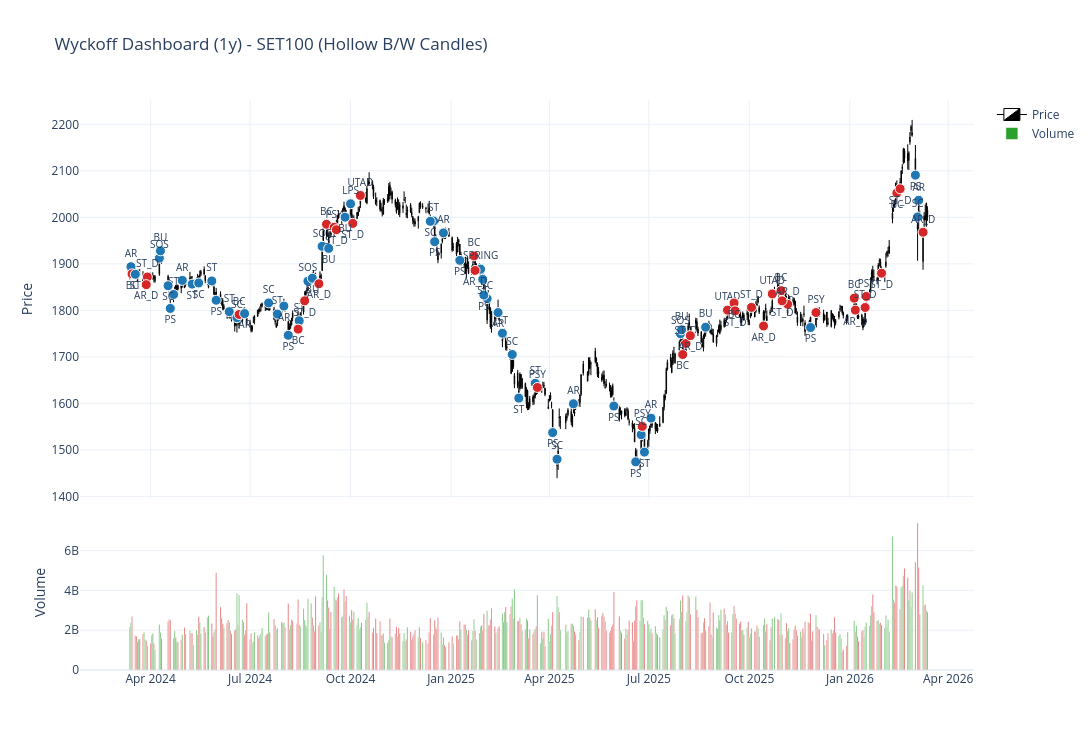

The cell this chart's notebook holds for it:
### Code cell
from plotly.subplots import make_subplots

# วาดกราฟใหม่ด้วย Hollow-style B/W Candles
# (ใช้ df ที่มีอยู่แล้วจากเซลล์ก่อนหน้า)

import plotly.graph_objects as go

# เลือกช่วงข้อมูล (1Y) ตามเดิม
end_date = df['Date'].max()
start_date = end_date - pd.Timedelta(days=365)
df_all = df[df['Date'] >= end_date - pd.Timedelta(days=730)].copy()
start_view = end_date - pd.Timedelta(days=365)

fig = make_subplots(rows=2, cols=1, shared_xaxes=True,
                    vertical_spacing=0.03, row_heights=[0.72, 0.28])

fig.add_trace(
    go.Candlestick(
        x=df_all['Date'],
        open=df_all['Open'], high=df_all['High'],
        low=df_all['Low'], close=df_all['Close'],
        increasing_line_color='black',
        decreasing_line_color='black',
        increasing_fillcolor='white',      # up: white body
        decreasing_fillcolor='black',      # down: black body
        increasing=dict(line=dict(width=1)),
        decreasing=dict(line=dict(width=1)),
        name='Price'
    ),
    row=1, col=1
)

# ตอนนี้แสดง event label เหมือนเดิม
df_ev = df_all[df_all['Wyckoff_Event'].notna() & (df_all['Wyckoff_Event'] != '')].copy()
df_ev['bar_range'] = (df_ev['High'] - df_ev['Low']).replace(0, np.nan)
df_ev['close_pos'] = (df_ev['Close'] - df_ev['Low']) / df_ev['bar_range']
df_ev['close_pos'] = df_ev['close_pos'].fillna(0.5)
upper_th, lower_th = 0.6, 0.4
df_ev['anchor_side'] = np.select(
    [df_ev['close_pos'] >= upper_th, df_ev['close_pos'] <= lower_th, df_ev['Close'] >= df_ev['Open']],
    ['top','bottom','top'], default='bottom'
)
df_ev['y'] = np.where(df_ev['anchor_side'] == 'top', df_ev['High'], df_ev['Low'])
df_ev['text_pos'] = np.where(df_ev['anchor_side'] == 'top', 'top center', 'bottom center')

color_map = {'Accumulation': '#1f77b4', 'Markup': '#2ca02c', 'Distribution': '#d62728', 'Markdown': '#9467bd'}
for pos in ['top center', 'bottom center']:
    dd = df_ev[df_ev['text_pos'] == pos]
    if dd.empty: continue
    fig.add_trace(
        go.Scatter(
            x=dd['Date'], y=dd['y'], mode='markers+text',
            marker=dict(size=10, color=dd['Wyckoff_Phase'].map(color_map).fillna('black'),
                        line=dict(width=1, color='white')),
            text=dd['Wyckoff_Event'], textposition=pos, textfont=dict(size=10),
            hovertemplate='<b>%{text}</b><br>Date: %{x|%Y-%m-%d}<br>Close: %{customdata[0]:.2f}<extra></extra>',
            customdata=np.stack((dd['Close'], dd['Rel_Vol'], dd['RSI'], dd['close_pos']), axis=1),
            showlegend=False
        ),
        row=1, col=1
    )

volume_colors = np.where(df_all['Close'] >= df_all['Open'],  '#2ca02c', '#d62728')
fig.add_trace(go.Bar(x=df_all['Date'], y=df_all['Volume'], marker_color=volume_colors, name='Volume'), row=2, col=1)

fig.update_layout(title='Wyckoff Dashboard (1y) - SET100 (Hollow B/W Candles)', template='plotly_white',
                  hovermode='x unified', height=750, width=1400, bargap=0.1)

fig.update_xaxes(range=[start_view, end_date], rangeslider=dict(visible=False), row=1, col=1)
fig.update_yaxes(title_text='Price', row=1, col=1)
fig.update_yaxes(title_text='Volume', row=2, col=1)

fig.show(config={'scrollZoom': True, 'displayModeBar': True})

### Figure 1 — Plotly figure (JSON) as saved in the notebook; plotly's stock layout.template omitted (floating-point values rounded to 4 significant figures; data arrays with more than 128 entries replaced by an {"elided": "..."} marker saying what was removed)
{"data": [{"close": {"elided": "485 float values"}, "decreasing": {"fillcolor": "black", "line": {"color": "black", "width": 1}}, "high": {"elided": "485 float values"}, "increasing": {"fillcolor": "white", "line": {"color": "black", "width": 1}}, "low": {"elided": "485 float values"}, "name": "Price", "open": {"elided": "485 float values"}, "type": "candlestick", "x": {"elided": "485 str values"}, "xaxis": "x", "yaxis": "y"}, {"customdata": {"elided": "49x4 float values"}, "hovertemplate": "<b>%{text}</b><br>Date: %{x|%Y-%m-%d}<br>Close: %{customdata[0]:.2f}<extra></extra>", "marker": {"color": ["#1f77b4", "#d62728", "#1f77b4", "#1f77b4", "#1f77b4", "#1f77b4", "#1f77b4", "#1f77b4", "#1f77b4", "#d62728", "#1f77b4", "#1f77b4", "#1f77b4", "#1f77b4", "#1f77b4", "#d62728", "#d62728", "#1f77b4", "#d62728", "#1f77b4", "#1f77b4", "#d62728", "#1f77b4", "#1f77b4", "#1f77b4", "#1f77b4", "#1f77b4", "#d62728", "#1f77b4", "#1f77b4", "#1f77b4", "#d62728", "#1f77b4", "#1f77b4", "#1f77b4", "#d62728", "#1f77b4", "#d62728", "#d62728", "#d62728", "#d62728", "#d62728", "#d62728", "#d62728", "#d62728", "#d62728", "#1f77b4", "#1f77b4", "#d62728"], "line": {"color": "white", "width": 1}, "size": 10}, "mode": "markers+text", "showlegend": false, "text": ["AR", "ST_D", "SOS", "BU", "ST", "AR", "ST", "ST", "SC", "BC", "SC", "ST", "ST", "SOS", "SOS", "BC", "PSY", "LPS", "UTAD", "ST", "AR", "BC", "SPRING", "SC", "ST", "SC", "ST", "PSY", "SC", "AR", "SC", "PSY", "AR", "SOS", "BU", "ST_D", "BU", "UTAD", "ST_D", "UTAD", "BC", "AR_D", "PSY", "BC", "ST_D", "PSY", "SC", "AR", "AR_D"], "textfont": {"size": 10}, "textposition": "top center", "type": "scatter", "x": ["2024-03-14T00:00:00.000000000", "2024-03-29T00:00:00.000000000", "2024-04-09T00:00:00.000000000", "2024-04-10T00:00:00.000000000", "2024-04-22T00:00:00.000000000", "2024-04-30T00:00:00.000000000", "2024-05-27T00:00:00.000000000", "2024-06-12T00:00:00.000000000", "2024-06-19T00:00:00.000000000", "2024-06-21T00:00:00.000000000", "2024-07-18T00:00:00.000000000", "2024-07-26T00:00:00.000000000", "2024-08-15T00:00:00.000000000", "2024-08-23T00:00:00.000000000", "2024-09-05T00:00:00.000000000", "2024-09-09T00:00:00.000000000", "2024-09-16T00:00:00.000000000", "2024-10-01T00:00:00.000000000", "2024-10-10T00:00:00.000000000", "2024-12-16T00:00:00.000000000", "2024-12-25T00:00:00.000000000", "2025-01-22T00:00:00.000000000", "2025-01-28T00:00:00.000000000", "2025-02-03T00:00:00.000000000", "2025-02-17T00:00:00.000000000", "2025-02-26T00:00:00.000000000", "2025-03-19T00:00:00.000000000", "2025-03-21T00:00:00.000000000", "2025-04-08T00:00:00.000000000", "2025-04-23T00:00:00.000000000", "2025-06-24T00:00:00.000000000", "2025-06-25T00:00:00.000000000", "2025-07-03T00:00:00.000000000", "2025-07-30T00:00:00.000000000", "2025-07-31T00:00:00.000000000", "2025-08-04T00:00:00.000000000", "2025-08-22T00:00:00.000000000", "2025-09-11T00:00:00.000000000", "2025-10-03T00:00:00.000000000", "2025-10-22T00:00:00.000000000", "2025-10-30T00:00:00.000000000", "2025-11-05T00:00:00.000000000", "2025-12-01T00:00:00.000000000", "2026-01-05T00:00:00.000000000", "2026-01-15T00:00:00.000000000", "2026-01-16T00:00:00.000000000", "2026-03-04T00:00:00.000000000", "2026-03-05T00:00:00.000000000", "2026-03-09T00:00:00.000000000"], "xaxis": "x", "y": [1894.0, 1872.0, 1912.0, 1928.0, 1834.0, 1864.0, 1863.0, 1797.0, 1784.0, 1791.0, 1816.0, 1792.0, 1778.0, 1863.0, 1938.0, 1985.0, 1979.0, 2029.0, 2047.0, 1992.0, 1966.0, 1917.0, 1889.0, 1825.0, 1751.0, 1705.0, 1643.0, 1634.0, 1480.0, 1599.0, 1533.0, 1550.0, 1568.0, 1750.0, 1758.0, 1729.0, 1764.0, 1800.0, 1806.0, 1835.0, 1842.0, 1813.0, 1795.0, 1826.0, 1806.0, 1830.0, 2001.0, 2037.0, 1968.0], "yaxis": "y"}, {"customdata": {"elided": "43x4 float values"}, "hovertemplate": "<b>%{text}</b><br>Date: %{x|%Y-%m-%d}<br>Close: %{customdata[0]:.2f}<extra></extra>", "marker": {"color": ["#d62728", "#1f77b4", "#d62728", "#1f77b4", "#1f77b4", "#1f77b4", "#1f77b4", "#1f77b4", "#1f77b4", "#1f77b4", "#1f77b4", "#d62728", "#d62728", "#1f77b4", "#d62728", "#1f77b4", "#d62728", "#1f77b4", "#d62728", "#1f77b4", "#1f77b4", "#1f77b4", "#d62728", "#1f77b4", "#1f77b4", "#1f77b4", "#1f77b4", "#1f77b4", "#1f77b4", "#1f77b4", "#1f77b4", "#d62728", "#d62728", "#d62728", "#d62728", "#d62728", "#d62728", "#1f77b4", "#d62728", "#d62728", "#d62728", "#d62728", "#1f77b4"], "line": {"color": "white", "width": 1}, "size": 10}, "mode": "markers+text", "showlegend": false, "text": ["BC", "ST", "AR_D", "SC", "PS", "ST", "SC", "PS", "AR", "AR", "PS", "BC", "ST_D", "BU", "AR_D", "BU", "ST_D", "BU", "ST_D", "SC", "PS", "PS", "AR_D", "ST", "PS", "AR", "ST", "PS", "PS", "PS", "ST", "BC", "AR_D", "BC", "ST_D", "AR_D", "ST_D", "PS", "AR_D", "ST_D", "BC", "ST_D", "PS"], "textfont": {"size": 10}, "textposition": "bottom center", "type": "scatter", "x": ["2024-03-15T00:00:00.000000000", "2024-03-18T00:00:00.000000000", "2024-03-28T00:00:00.000000000", "2024-04-17T00:00:00.000000000", "2024-04-19T00:00:00.000000000", "2024-05-09T00:00:00.000000000", "2024-05-15T00:00:00.000000000", "2024-05-31T00:00:00.000000000", "2024-06-26T00:00:00.000000000", "2024-08-01T00:00:00.000000000", "2024-08-05T00:00:00.000000000", "2024-08-14T00:00:00.000000000", "2024-08-20T00:00:00.000000000", "2024-08-27T00:00:00.000000000", "2024-09-02T00:00:00.000000000", "2024-09-11T00:00:00.000000000", "2024-09-18T00:00:00.000000000", "2024-09-26T00:00:00.000000000", "2024-10-03T00:00:00.000000000", "2024-12-13T00:00:00.000000000", "2024-12-17T00:00:00.000000000", "2025-01-09T00:00:00.000000000", "2025-01-23T00:00:00.000000000", "2025-01-30T00:00:00.000000000", "2025-01-31T00:00:00.000000000", "2025-02-13T00:00:00.000000000", "2025-03-04T00:00:00.000000000", "2025-04-04T00:00:00.000000000", "2025-05-30T00:00:00.000000000", "2025-06-19T00:00:00.000000000", "2025-06-27T00:00:00.000000000", "2025-08-01T00:00:00.000000000", "2025-08-08T00:00:00.000000000", "2025-09-17T00:00:00.000000000", "2025-09-18T00:00:00.000000000", "2025-10-14T00:00:00.000000000", "2025-10-31T00:00:00.000000000", "2025-11-26T00:00:00.000000000", "2026-01-06T00:00:00.000000000", "2026-01-30T00:00:00.000000000", "2026-02-13T00:00:00.000000000", "2026-02-16T00:00:00.000000000", "2026-03-02T00:00:00.000000000"], "xaxis": "x", "y": [1878.0, 1878.0, 1855.0, 1853.0, 1804.0, 1856.0, 1859.0, 1822.0, 1793.0, 1809.0, 1746.0, 1760.0, 1820.0, 1869.0, 1857.0, 1933.0, 1973.0, 2000.0, 1987.0, 1991.0, 1948.0, 1907.0, 1886.0, 1867.0, 1833.0, 1795.0, 1611.0, 1537.0, 1594.0, 1474.0, 1495.0, 1705.0, 1746.0, 1816.0, 1799.0, 1766.0, 1820.0, 1763.0, 1801.0, 1880.0, 2052.0, 2061.0, 2091.0], "yaxis": "y"}, {"marker": {"color": {"elided": "485 str values"}}, "name": "Volume", "type": "bar", "x": {"elided": "485 str values"}, "xaxis": "x2", "y": {"elided": "485 float values"}, "yaxis": "y2"}], "layout": {"bargap": 0.1, "height": 750, "hovermode": "x unified", "title": {"text": "Wyckoff Dashboard (1y) - SET100 (Hollow B/W Candles)"}, "width": 1400, "xaxis": {"anchor": "y", "domain": [0, 1], "matches": "x2", "range": ["2025-03-13T00:00:00", "2026-03-13T00:00:00"], "rangeslider": {"visible": false}, "showticklabels": false}, "xaxis2": {"anchor": "y2", "domain": [0, 1]}, "yaxis": {"anchor": "x", "domain": [0.3016, 1.0], "title": {"text": "Price"}}, "yaxis2": {"anchor": "x2", "domain": [0, 0.2716], "title": {"text": "Volume"}}}}
